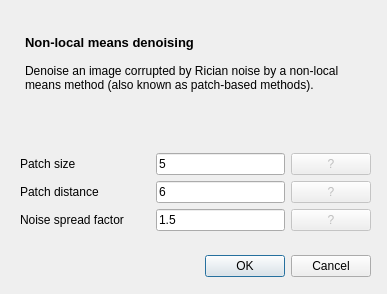
<?xml version="1.0" encoding="UTF-8"?>
<ui version="4.0">
 <class>NLMeans_View</class>
 <widget class="QDialog" name="NLMeans_View">
  <property name="geometry">
   <rect>
    <x>0</x>
    <y>0</y>
    <width>387</width>
    <height>294</height>
   </rect>
  </property>
  <property name="windowTitle">
   <string>NL-means denoising</string>
  </property>
  <widget class="QDialogButtonBox" name="buttonBox">
   <property name="geometry">
    <rect>
     <x>30</x>
     <y>250</y>
     <width>341</width>
     <height>32</height>
    </rect>
   </property>
   <property name="orientation">
    <enum>Qt::Horizontal</enum>
   </property>
   <property name="standardButtons">
    <set>QDialogButtonBox::Cancel|QDialogButtonBox::Ok</set>
   </property>
  </widget>
  <widget class="QWidget" name="gridLayoutWidget">
   <property name="geometry">
    <rect>
     <x>20</x>
     <y>30</y>
     <width>351</width>
     <height>201</height>
    </rect>
   </property>
   <layout class="QGridLayout" name="gridLayout">
    <item row="8" column="0">
     <widget class="QLabel" name="label_3">
      <property name="text">
       <string>Noise spread factor</string>
      </property>
     </widget>
    </item>
    <item row="8" column="1">
     <widget class="QLineEdit" name="lineEdit_3">
      <property name="text">
       <string>1.5</string>
      </property>
     </widget>
    </item>
    <item row="6" column="0">
     <widget class="QLabel" name="label_2">
      <property name="sizePolicy">
       <sizepolicy hsizetype="Expanding" vsizetype="Preferred">
        <horstretch>0</horstretch>
        <verstretch>0</verstretch>
       </sizepolicy>
      </property>
      <property name="text">
       <string>Patch distance</string>
      </property>
     </widget>
    </item>
    <item row="8" column="2">
     <widget class="QPushButton" name="pushButton_3">
      <property name="enabled">
       <bool>false</bool>
      </property>
      <property name="mouseTracking">
       <bool>true</bool>
      </property>
      <property name="toolTip">
       <string>Multiplication factor for the estimated noise variance</string>
      </property>
      <property name="text">
       <string>?</string>
      </property>
     </widget>
    </item>
    <item row="4" column="0">
     <widget class="QLabel" name="label">
      <property name="sizePolicy">
       <sizepolicy hsizetype="Expanding" vsizetype="Preferred">
        <horstretch>0</horstretch>
        <verstretch>0</verstretch>
       </sizepolicy>
      </property>
      <property name="text">
       <string>Patch size</string>
      </property>
     </widget>
    </item>
    <item row="0" column="0" colspan="3">
     <widget class="QTextEdit" name="textEdit">
      <property name="sizePolicy">
       <sizepolicy hsizetype="Minimum" vsizetype="Expanding">
        <horstretch>0</horstretch>
        <verstretch>0</verstretch>
       </sizepolicy>
      </property>
      <property name="sizeIncrement">
       <size>
        <width>0</width>
        <height>0</height>
       </size>
      </property>
      <property name="baseSize">
       <size>
        <width>0</width>
        <height>0</height>
       </size>
      </property>
      <property name="autoFillBackground">
       <bool>true</bool>
      </property>
      <property name="styleSheet">
       <string notr="true">background: rgba(0,0,0,0%)</string>
      </property>
      <property name="readOnly">
       <bool>true</bool>
      </property>
      <property name="html">
       <string>&lt;!DOCTYPE HTML PUBLIC &quot;-//W3C//DTD HTML 4.0//EN&quot; &quot;http://www.w3.org/TR/REC-html40/strict.dtd&quot;&gt;
&lt;html&gt;&lt;head&gt;&lt;meta name=&quot;qrichtext&quot; content=&quot;1&quot; /&gt;&lt;style type=&quot;text/css&quot;&gt;
p, li { white-space: pre-wrap; }
&lt;/style&gt;&lt;/head&gt;&lt;body style=&quot; font-family:'Sans Serif'; font-size:9pt; font-weight:400; font-style:normal;&quot;&gt;
&lt;p style=&quot; margin-top:0px; margin-bottom:0px; margin-left:0px; margin-right:0px; -qt-block-indent:0; text-indent:0px;&quot;&gt;&lt;span style=&quot; font-size:10pt; font-weight:600;&quot;&gt;Non-local means denoising&lt;/span&gt;&lt;/p&gt;
&lt;p style=&quot;-qt-paragraph-type:empty; margin-top:0px; margin-bottom:0px; margin-left:0px; margin-right:0px; -qt-block-indent:0; text-indent:0px;&quot;&gt;&lt;br /&gt;&lt;/p&gt;
&lt;p style=&quot; margin-top:0px; margin-bottom:0px; margin-left:0px; margin-right:0px; -qt-block-indent:0; text-indent:0px;&quot;&gt;Denoise an image corrupted by Rician noise by a non-local means method (also known as patch-based methods).&lt;/p&gt;&lt;/body&gt;&lt;/html&gt;</string>
      </property>
     </widget>
    </item>
    <item row="6" column="1">
     <widget class="QLineEdit" name="lineEdit_2">
      <property name="text">
       <string>6</string>
      </property>
     </widget>
    </item>
    <item row="4" column="1">
     <widget class="QLineEdit" name="lineEdit">
      <property name="sizePolicy">
       <sizepolicy hsizetype="MinimumExpanding" vsizetype="Fixed">
        <horstretch>0</horstretch>
        <verstretch>0</verstretch>
       </sizepolicy>
      </property>
      <property name="text">
       <string>5</string>
      </property>
     </widget>
    </item>
    <item row="6" column="2">
     <widget class="QPushButton" name="pushButton_2">
      <property name="enabled">
       <bool>false</bool>
      </property>
      <property name="sizePolicy">
       <sizepolicy hsizetype="Fixed" vsizetype="Fixed">
        <horstretch>0</horstretch>
        <verstretch>0</verstretch>
       </sizepolicy>
      </property>
      <property name="mouseTracking">
       <bool>true</bool>
      </property>
      <property name="toolTip">
       <string>Distance (radius, in pixels) to search for similarities in intensities around a pixel</string>
      </property>
      <property name="text">
       <string>?</string>
      </property>
     </widget>
    </item>
    <item row="4" column="2">
     <widget class="QPushButton" name="pushButton">
      <property name="enabled">
       <bool>false</bool>
      </property>
      <property name="sizePolicy">
       <sizepolicy hsizetype="Fixed" vsizetype="Fixed">
        <horstretch>0</horstretch>
        <verstretch>0</verstretch>
       </sizepolicy>
      </property>
      <property name="mouseTracking">
       <bool>true</bool>
      </property>
      <property name="toolTip">
       <string>Square window of size n²</string>
      </property>
      <property name="text">
       <string>?</string>
      </property>
     </widget>
    </item>
   </layout>
  </widget>
 </widget>
 <resources/>
 <connections>
  <connection>
   <sender>buttonBox</sender>
   <signal>accepted()</signal>
   <receiver>NLMeans_View</receiver>
   <slot>accept()</slot>
   <hints>
    <hint type="sourcelabel">
     <x>248</x>
     <y>254</y>
    </hint>
    <hint type="destinationlabel">
     <x>157</x>
     <y>274</y>
    </hint>
   </hints>
  </connection>
  <connection>
   <sender>buttonBox</sender>
   <signal>rejected()</signal>
   <receiver>NLMeans_View</receiver>
   <slot>reject()</slot>
   <hints>
    <hint type="sourcelabel">
     <x>316</x>
     <y>260</y>
    </hint>
    <hint type="destinationlabel">
     <x>286</x>
     <y>274</y>
    </hint>
   </hints>
  </connection>
 </connections>
</ui>
